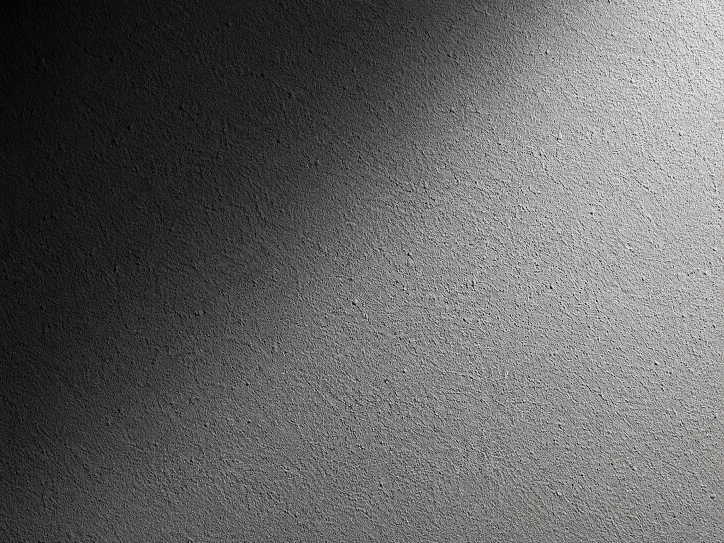
#> input picture Question1/data/raw/uneven_texture.png, 1448 x 1086 px (shown at 1/2 size)
$ python main.py
#> lines starting #> are read from the running program, lines starting #| are printed output that depends on the picture; long printed decimals are rounded
### Question1/src/grayscale.py
import numpy as np
from PIL import Image
import matplotlib.pyplot as plt

from filters import (
    create_gaussian_kernel,
    manual_convolution
)


EPSILON = 1e-6
def load_image(path, max_width=500):
    """
    Load grayscale image and resize for manual convolution.
    """

    image = Image.open(path).convert("L")

    if image.width > max_width:

        ratio = max_width / image.width

        new_height = int(
            image.height * ratio
        )

        image = image.resize(
            (max_width, new_height)
        )

    return np.asarray(
        image,
        dtype=np.float64
    )

def normalize_image(image):
    """Normalize image from [0, 255] to [0, 1]."""

    return image / 255.0


def log_transform(image):
    """Convert image to logarithmic domain."""

    return np.log(
        image + EPSILON
    )


def normalize_for_display(image):
    """Normalize image to [0, 1]."""

    minimum = image.min()
    maximum = image.max()

    return (
        (image - minimum)
        /
        (maximum - minimum + EPSILON)
    )


def process_grayscale(
    input_path,
    output_dir,
    kernel_size=51,
    sigma=10.0
):
    """
    Complete grayscale illumination correction pipeline.
    """


    # Load image


    image = load_image(
        input_path
    )

    print(
        "Original image shape:",
        image.shape
    )


    # Normalize the image


    image_normalized = normalize_image(
        image
    )


    # Log transformation in normalized image


    log_image = log_transform(
        image_normalized
    )


    kernel = create_gaussian_kernel(
        size=kernel_size,
        sigma=sigma
    )

    print(
        "Gaussian kernel:",
        kernel.shape
    )

    print(
        "Kernel sum:",
        kernel.sum()
    )


    # Estimate illumination -low frequency


    print(
        "Estimating illumination..."
    )

    log_illumination = manual_convolution(
        log_image,
        kernel
    )


    # Estimate reflectance-high frequency


    log_reflectance = (
        log_image
        -
        log_illumination
    )


    illumination = np.exp(
        log_illumination
    )

    reflectance = np.exp(
        log_reflectance
    )


    # Normalize results


    illumination_display = (
        normalize_for_display(
            illumination
        )
    )

    reflectance_display = (
        normalize_for_display(
            reflectance
        )
    )


    output_dir.mkdir(
        parents=True,
        exist_ok=True
    )


    plt.imsave(
        output_dir / "log_image.png",
        log_image,
        cmap="gray"
    )


    plt.imsave(
        output_dir / "illumination.png",
        illumination_display,
        cmap="gray"
    )


    plt.imsave(
        output_dir / "reflectance.png",
        reflectance_display,
        cmap="gray"
    )


    # Comparison figure


    plt.figure(
        figsize=(16, 4)
    )


    plt.subplot(1, 4, 1)

    plt.imshow(
        image_normalized,
        cmap="gray"
    )

    plt.title(
        "Original Image"
    )

    plt.axis("off")


    plt.subplot(1, 4, 2)

    plt.imshow(
        log_image,
        cmap="gray"
    )

    plt.title(
        "Log Image"
    )

    plt.axis("off")


    plt.subplot(1, 4, 3)

    plt.imshow(
        illumination_display,
        cmap="gray"
    )

    plt.title(
        "Estimated Illumination"
    )

    plt.axis("off")


    plt.subplot(1, 4, 4)

    plt.imshow(
        reflectance_display,
        cmap="gray"
    )

    plt.title(
        "Estimated Reflectance"
    )

    plt.axis("off")


    plt.tight_layout()


    plt.savefig(
        output_dir / "comparison.png",
        dpi=300,
        bbox_inches="tight"
    )


    plt.show()


    return reflectance_display

### Question1/src/filters.py
import math

import numpy as np


def create_gaussian_kernel(size=51, sigma=10.0):
    """Build a normalized square Gaussian kernel using scalar operations."""

    if size < 3 or size % 2 == 0:
        raise ValueError("Gaussian kernel size must be odd and at least 3.")

    if sigma <= 0:
        raise ValueError("Sigma must be greater than zero.")

    center = size // 2
    kernel = np.zeros((size, size), dtype=np.float64)
    kernel_sum = 0.0

    for y in range(size):
        for x in range(size):
            distance_squared = (
                (x - center) ** 2
                + (y - center) ** 2
            )
            value = math.exp(
                -distance_squared / (2.0 * sigma * sigma)
            )
            kernel[y, x] = value
            kernel_sum += value

    kernel /= kernel_sum

    return kernel


# [7 lines left out: function gaussian_kernel, not called in this run]


def manual_convolution(image, kernel):
    """Apply a 2D filter with explicit reflected-boundary convolution."""

    if image.ndim != 2:
        raise ValueError("manual_convolution expects a 2D image.")

    if kernel.ndim != 2:
        raise ValueError("Kernel must be a 2D array.")

    kernel_height, kernel_width = kernel.shape

    if kernel_height % 2 == 0 or kernel_width % 2 == 0:
        raise ValueError("Kernel dimensions must be odd.")

    pad_y = kernel_height // 2
    pad_x = kernel_width // 2

    padded = np.pad(
        image,
        (
            (pad_y, pad_y),
            (pad_x, pad_x)
        ),
        mode="reflect"
    )

    height, width = image.shape

    output = np.zeros(
        (height, width),
        dtype=np.float64
    )

    for y in range(height):
        for x in range(width):

            window = padded[
                y:y + kernel_height,
                x:x + kernel_width
            ]

            output[y, x] = np.sum(
                window * kernel
            )

    return output

### Question1/src/color.py
"""Joint RGB illumination correction built on the grayscale log-domain method."""

from pathlib import Path

import matplotlib.pyplot as plt
import numpy as np
from PIL import Image

from filters import create_gaussian_kernel, manual_convolution


EPSILON = 1e-6
CHANNEL_NAMES = ("red", "green", "blue")


def load_color_image(path, max_width=500):
	"""Load an RGB image and resize it before manual convolution."""

	image = Image.open(path).convert("RGB")

	if image.width > max_width:
		ratio = max_width / image.width
		new_height = int(image.height * ratio)
		image = image.resize((max_width, new_height))

	return np.asarray(image, dtype=np.float64) / 255.0


def normalize_for_display(image):
	"""Apply one scalar normalization so channel ratios are not changed."""

	scale = image.max()
	if scale <= EPSILON:
		return np.zeros_like(image)
	return np.clip(image / scale, 0.0, 1.0)


# [13 lines left out: function save_channel_images, not called in this run]


def process_color(input_path, output_dir, kernel_size=51, sigma=10.0):
	"""Correct spatial illumination while preserving each pixel's RGB ratios."""

	image = load_color_image(input_path)
	output_dir = Path(output_dir)
	output_dir.mkdir(parents=True, exist_ok=True)

	log_image = np.log(image + EPSILON)
	kernel = create_gaussian_kernel(size=kernel_size, sigma=sigma)

	log_channel_illumination = np.empty_like(log_image)
	for channel_index in range(3):
		log_channel_illumination[:, :, channel_index] = manual_convolution(
			log_image[:, :, channel_index],
			kernel
		)

	# Channel means provide channel-dependent offsets for the assumed
	# spectral component; the centered part represents shared spatial shading.
	spectral_offsets = log_channel_illumination.mean(axis=(0, 1))
	centered_log_illumination = (
		log_channel_illumination - spectral_offsets
	)
	log_joint_illumination = centered_log_illumination.mean(axis=2)
	joint_illumination = np.exp(log_joint_illumination)
	log_reflectance = log_image - log_joint_illumination[:, :, None]
	corrected = image / joint_illumination[:, :, None]

	np.save(output_dir / "joint_illumination.npy", joint_illumination)
	np.save(output_dir / "log_reflectance.npy", log_reflectance)
	np.save(output_dir / "corrected_rgb.npy", corrected)
	np.save(output_dir / "spectral_offsets.npy", spectral_offsets)


	plt.imsave(
		output_dir / "joint-illumination.png",
		normalize_for_display(joint_illumination),
		cmap="gray"
	)
	plt.imsave(
		output_dir / "corrected_rgb.png",
		normalize_for_display(corrected)
	)
	plt.imsave(
		output_dir / "original_rgb.png",
		image
	)

	channel_sum = image.sum(axis=2)
	valid_pixels = channel_sum > EPSILON

	input_ratios = np.zeros_like(image)
	input_ratios[valid_pixels] = (
		image[valid_pixels]
		/ channel_sum[valid_pixels, None]
	)

	corrected_sum = corrected.sum(axis=2)
	corrected_ratios = np.zeros_like(corrected)
	corrected_ratios[valid_pixels] = (
		corrected[valid_pixels]
		/ corrected_sum[valid_pixels, None]
	)

	ratio_error = np.zeros_like(channel_sum)
	ratio_error[valid_pixels] = np.max(
		np.abs(
			input_ratios[valid_pixels]
			- corrected_ratios[valid_pixels]
		),
		axis=1
	)
	plt.imsave(
		output_dir / "ratio_error.png",
		np.clip(ratio_error * 100000.0, 0.0, 1.0),
		cmap="gray"
	)

	print("Color image shape:", image.shape)
	print("Joint illumination range:", joint_illumination.min(), joint_illumination.max())
	if np.any(valid_pixels):
		print(
			"Maximum RGB ratio error:",
			ratio_error[valid_pixels].max()
		)
	else:
		print("Maximum RGB ratio error: no valid color pixels")

	return {
		"image": image,

		"corrected": corrected,
		"ratio_error": ratio_error
	}

### Question1/src/main.py
from pathlib import Path

from color import process_color
from grayscale import process_grayscale


# PROJECT PATHS


PROJECT_ROOT = (
    Path(__file__)
    .resolve()
    .parent
    .parent
)

DATA_DIR = (
    PROJECT_ROOT
    / "data"
)

RAW_DIR = (
    DATA_DIR
    / "raw"
)

PROCESSED_DIR = (
    DATA_DIR
    / "processed"
)

RESULTS_DIR = (
    PROJECT_ROOT
    / "results"
)


# Input images


GRAYSCALE_INPUT = (
    RAW_DIR
    / "uneven_texture.png"
)

COLOR_INPUT = (
    RAW_DIR
    / "uneven_texture_color.png"
)


# OUTPUT DIRECTORIES


GRAYSCALE_RESULTS = (
    RESULTS_DIR
    / "grayscale"
)

COLOR_RESULTS = (
    RESULTS_DIR
    / "color"
)


# MAIN


def main():

    print(
        "Project root:",
        PROJECT_ROOT
    )

    print(
        "Input image:",
        GRAYSCALE_INPUT
    )

    if not GRAYSCALE_INPUT.exists():

        raise FileNotFoundError(
            f"Input image not found: "
            f"{GRAYSCALE_INPUT}"
        )

    PROCESSED_DIR.mkdir(
        parents=True,
        exist_ok=True
    )

    GRAYSCALE_RESULTS.mkdir(
        parents=True,
        exist_ok=True
    )

    COLOR_RESULTS.mkdir(
        parents=True,
        exist_ok=True
    )

    process_grayscale(
        input_path=GRAYSCALE_INPUT,
        output_dir=GRAYSCALE_RESULTS,
        kernel_size=51,
        sigma=10.0
    )
#| Original image shape: (375, 500)
#> after the loop in manual_convolution, `for y in range(height):`:
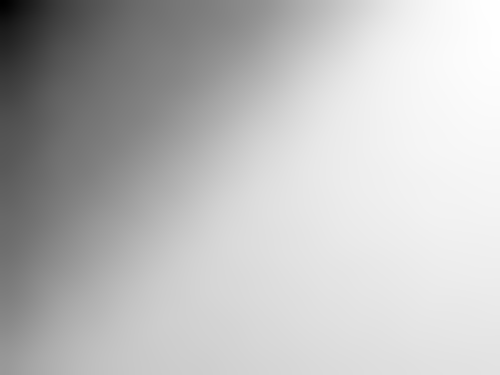
#> output: shape (375, 500) float64; min -3.85, max -0.246, mean -1.17; drawn with min black and max white
#> in process_grayscale, `reflectance = np.exp( log_reflectance )`:
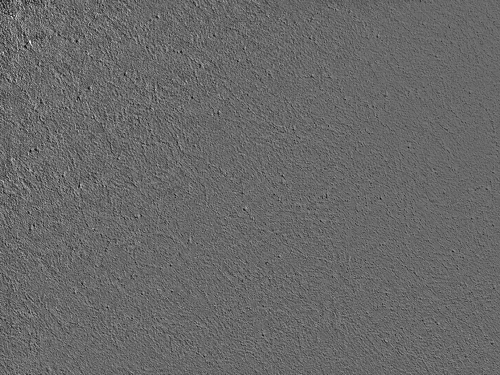
#> reflectance: shape (375, 500) float64; min 0.0479, max 2.39, mean 1.01; drawn with min black and max white
#> in normalize_for_display, `minimum = image.min()`: minimum = 0.0214
#> in normalize_for_display, `maximum = image.max()`: maximum = 0.782
#> in normalize_for_display, `return ( (image - minimum) / (maximum - minimum + EPSILON) )`:
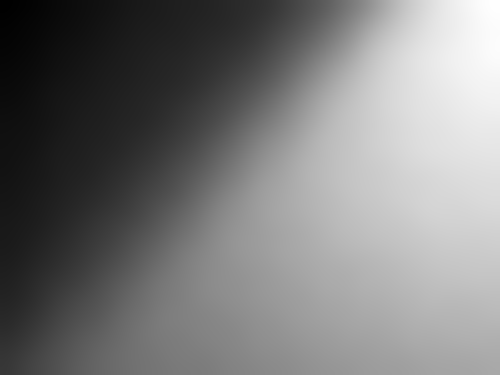
#> returned value: shape (375, 500) float64; min 0, max 1, mean 0.48

    print(
        "Grayscale processing completed."
    )

    if not COLOR_INPUT.exists():
        raise FileNotFoundError(
            f"Color image not found: "
            f"{COLOR_INPUT}"
        )

    process_color(
        input_path=COLOR_INPUT,
        output_dir=COLOR_RESULTS,
        kernel_size=51,
        sigma=10.0
    )
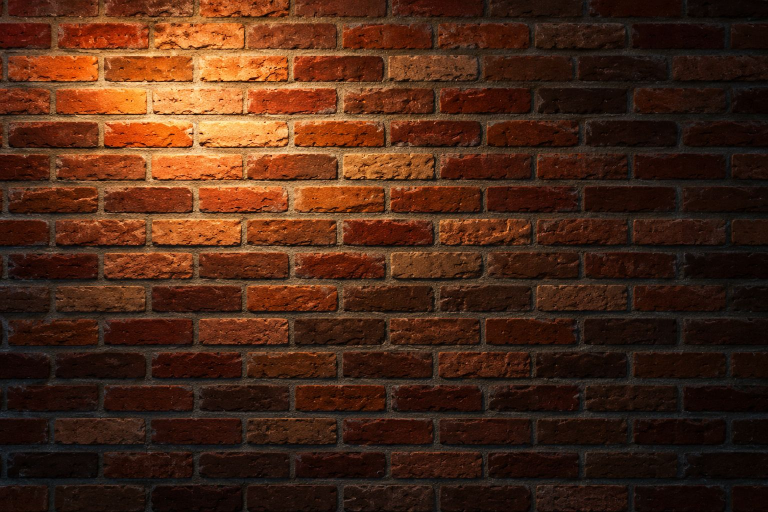
#> input picture Question1/data/raw/uneven_texture_color.png, 1536 x 1024 px (shown at 1/2 size)
#> in load_color_image, image is the input picture: PIL image 1536x1024 RGB; mean R, G, B 73.5, 39.3, 21.9
#> after the loop in process_color, `for channel_index in range(3):`:
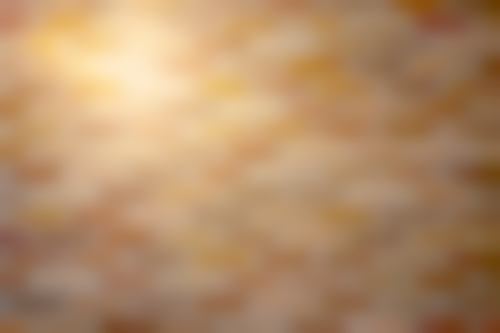
#> log_channel_illumination: shape (333, 500, 3) float64; mean of channels 0, 1, 2 -1.56, -2.26, -2.96; drawn with min black and max white
#> in process_color, `spectral_offsets = log_channel_illumination.mean(axis=(0, 1))`: spectral_offsets = [-1.56, -2.26, -2.96]
#> in process_color, `corrected = image / joint_illumination[:, :, None]`:
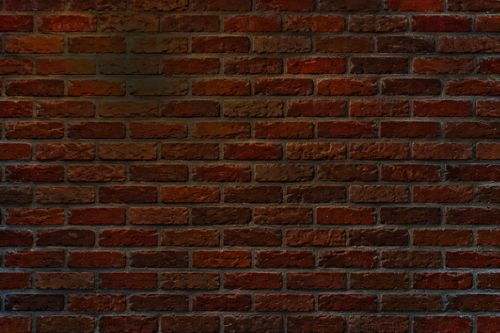
#> corrected: shape (333, 500, 3) float64; mean of channels 0, 1, 2 0.223, 0.118, 0.0738; drawn as R, G, B
#> in normalize_for_display, `scale = image.max()`: scale = 5.48
#> in process_color, `valid_pixels = channel_sum > EPSILON`: valid_pixels: shape (333, 500) bool; every value is 1
#> in process_color, `ratio_error[valid_pixels] = np.max( np.abs( input_ratios[valid_pixels]..`:
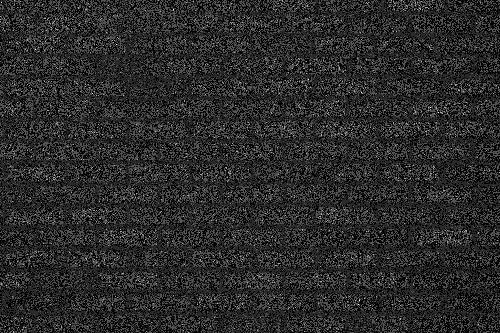
#> ratio_error: shape (333, 500) float64; min 0, max 3.33e-16, mean 5.57e-17; drawn with min black and max white
#| Color image shape: (333, 500, 3)
#| Joint illumination range: 0.1875 5.479
#| Maximum RGB ratio error: 3.3306690738754696e-16

    print(
        "Color processing completed."
    )


if __name__ == "__main__":
    main()
